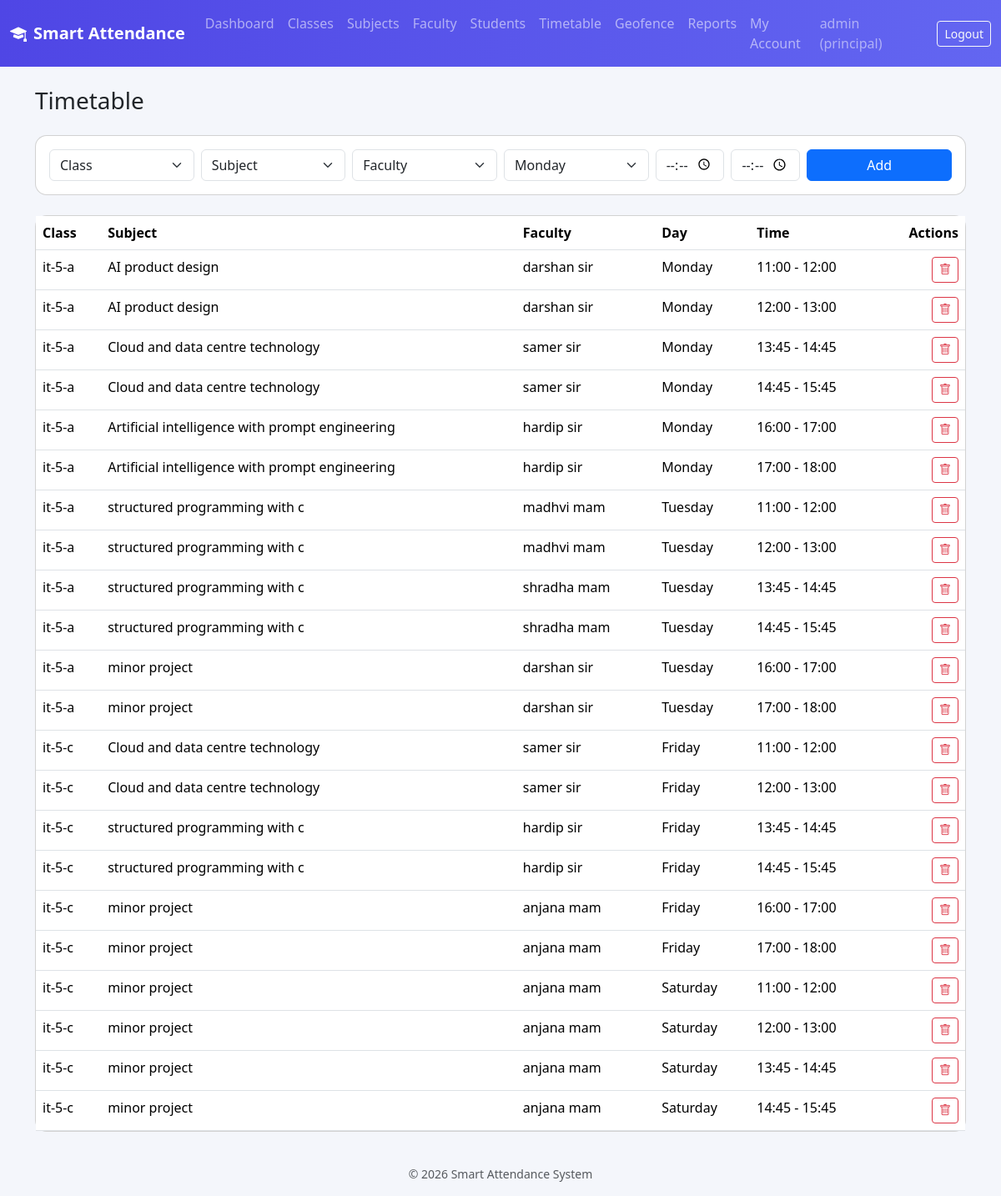
/principal/timetable (signed in), run on the app's committed database.
### models.py (models this page shows)
class User(db.Model, UserMixin):
    __tablename__ = "users"
    id = db.Column(db.Integer, primary_key=True)
    username = db.Column(db.String(80), unique=True, nullable=False)
    email = db.Column(db.String(120), unique=True, nullable=False)
    password_hash = db.Column(db.String(200), nullable=False)
    role = db.Column(db.String(20), nullable=False)  # principal / faculty / student
    created_at = db.Column(db.DateTime, default=datetime.utcnow)
    faculty_profile = db.relationship("Faculty", backref="user", uselist=False)
    student_profile = db.relationship("Student", backref="user", uselist=False)

class Timetable(db.Model):
    __tablename__ = "timetable"
    id = db.Column(db.Integer, primary_key=True)
    class_id = db.Column(db.Integer, db.ForeignKey("classes.id"), nullable=False)
    subject_id = db.Column(db.Integer, db.ForeignKey("subjects.id"), nullable=False)
    faculty_id = db.Column(db.Integer, db.ForeignKey("faculty.id"), nullable=False)
    day = db.Column(db.String(10), nullable=False)  # Monday..Sunday
    start_time = db.Column(db.Time, nullable=False)
    end_time = db.Column(db.Time, nullable=False)
    class_ = db.relationship("ClassModel", backref="timetable_entries")
    subject = db.relationship("Subject", backref="timetable_entries")
    faculty = db.relationship("Faculty", backref="timetable_entries")

class ClassModel(db.Model):
    __tablename__ = "classes"
    id = db.Column(db.Integer, primary_key=True)
    name = db.Column(db.String(80), unique=True, nullable=False)
    subjects = db.relationship("Subject", backref="class_", cascade="all, delete-orphan")
    students = db.relationship("Student", backref="class_", cascade="all, delete-orphan")
    location = db.relationship("ClassLocation", backref="class_", uselist=False,
                                cascade="all, delete-orphan")

class Subject(db.Model):
    __tablename__ = "subjects"
    id = db.Column(db.Integer, primary_key=True)
    name = db.Column(db.String(120), nullable=False)
    class_id = db.Column(db.Integer, db.ForeignKey("classes.id"), nullable=False)

class Faculty(db.Model):
    __tablename__ = "faculty"
    id = db.Column(db.Integer, primary_key=True)
    user_id = db.Column(db.Integer, db.ForeignKey("users.id"), nullable=False)
    name = db.Column(db.String(120), nullable=False)

### routes/principal.py (the view, shortened to what this page needs)
@principal_bp.route("/timetable", methods=["GET", "POST"])
@login_required
@role_required("principal")
def timetable():
    entries = Timetable.query.all()
    return render_template(
        "principal/timetable.html",
        entries=entries,
        classes=ClassModel.query.all(),
        subjects=Subject.query.all(),
        faculty_list=Faculty.query.all(),
    )

### app.py (called while the page is built)
@login_manager.user_loader
def load_user(user_id):
    return User.query.get(int(user_id))

### templates/principal/timetable.html (shortened to what this page needs)
{% extends "base.html" %}
{% block content %}
<h3 class="mb-4">Timetable</h3>
<div class="card p-3 mb-4">
  <form method="POST" class="row g-2">
    <div class="col-md-2">
      <select class="form-select" name="class_id" required>
        <option value="">Class</option>
      </select>
    </div>
    <div class="col-md-2">
      <select class="form-select" name="subject_id" required>
        <option value="">Subject</option>
      </select>
    </div>
    <div class="col-md-2">
      <select class="form-select" name="faculty_id" required>
        <option value="">Faculty</option>
      </select>
    </div>
    <div class="col-md-2">
      <select class="form-select" name="day" required>
        {% for d in ['Monday','Tuesday','Wednesday','Thursday','Friday','Saturday','Sunday'] %}
          <option value="{{ d }}">{{ d }}</option>
        {% endfor %}
      </select>
    </div>
    <div class="col-md-1"><input type="time" class="form-control" name="start_time" required></div>
    <div class="col-md-1"><input type="time" class="form-control" name="end_time" required></div>
    <div class="col-md-2"><button class="btn btn-primary w-100">Add</button></div>
  </form>
</div>
<div class="card">
  <table class="table mb-0">
    <thead><tr><th>Class</th><th>Subject</th><th>Faculty</th><th>Day</th><th>Time</th><th class="text-end">Actions</th></tr></thead>
    <tbody>
      {% for e in entries %}
      <tr>
        <td>{{ e.class_.name }}</td>
        <td>{{ e.subject.name }}</td>
        <td>{{ e.faculty.name }}</td>
        <td>{{ e.day }}</td>
        <td>{{ e.start_time.strftime('%H:%M') }} - {{ e.end_time.strftime('%H:%M') }}</td>
        <td class="text-end">
          <form method="POST" action="{{ url_for('principal.delete_timetable', entry_id=e.id) }}" onsubmit="return confirm('Delete this entry?')">
            <button class="btn btn-sm btn-outline-danger"><i class="bi bi-trash"></i></button>
          </form>
        </td>
      </tr>
      {% else %}
      <tr><td colspan="6" class="text-center text-muted py-4">No timetable entries yet.</td></tr>
      {% endfor %}
    </tbody>
  </table>
</div>
{% endblock %}

### templates/base.html (shortened to what this page needs)
<!DOCTYPE html>
<html lang="en">
<head>
<link href="https://cdn.jsdelivr.net/npm/bootstrap@5.3.3/dist/css/bootstrap.min.css" rel="stylesheet">
<link href="https://cdn.jsdelivr.net/npm/bootstrap-icons@1.11.3/font/bootstrap-icons.css" rel="stylesheet">
<link rel="stylesheet" href="{{ url_for('static', filename='css/style.css') }}">
</head>
<body>
{% if current_user.is_authenticated %}
<nav class="navbar navbar-expand-lg navbar-dark app-navbar">
  <div class="container-fluid">
    <a class="navbar-brand fw-bold" href="/"><i class="bi bi-mortarboard-fill me-2"></i>Smart Attendance</a>
    <div class="collapse navbar-collapse" id="nav">
      <ul class="navbar-nav me-auto">
        {% if current_user.role == 'principal' %}
        <li class="nav-item"><a class="nav-link" href="{{ url_for('principal.dashboard') }}">Dashboard</a></li>
        <li class="nav-item"><a class="nav-link" href="{{ url_for('principal.classes') }}">Classes</a></li>
        <li class="nav-item"><a class="nav-link" href="{{ url_for('principal.subjects') }}">Subjects</a></li>
        <li class="nav-item"><a class="nav-link" href="{{ url_for('principal.faculty') }}">Faculty</a></li>
        <li class="nav-item"><a class="nav-link" href="{{ url_for('principal.students') }}">Students</a></li>
        <li class="nav-item"><a class="nav-link" href="{{ url_for('principal.timetable') }}">Timetable</a></li>
        <li class="nav-item"><a class="nav-link" href="{{ url_for('principal.locations') }}">Geofence</a></li>
        <li class="nav-item"><a class="nav-link" href="{{ url_for('principal.attendance_report') }}">Reports</a></li>
        <li class="nav-item"><a class="nav-link" href="{{ url_for('principal.settings') }}">My Account</a></li>
        {% elif current_user.role == 'faculty' %}
        <li class="nav-item"><a class="nav-link" href="{{ url_for('faculty.dashboard') }}">Dashboard</a></li>
        <li class="nav-item"><a class="nav-link" href="{{ url_for('faculty.settings') }}">My Account</a></li>
        {% endif %}
      </ul>
      <span class="navbar-text text-white-50 me-3">{{ current_user.username }} ({{ current_user.role }})</span>
      <a class="btn btn-outline-light btn-sm" href="{{ url_for('auth.logout') }}">Logout</a>
    </div>
  </div>
</nav>
{% endif %}
<div class="container py-4">
  {% block content %}{% endblock %}
</div>
<footer class="text-center text-muted small py-3">&copy; {{ current_year }} Smart Attendance System</footer>
</body>
</html>

### static/css/style.css (style rules this page uses)
body { background: #f4f6fb; font-family: 'Segoe UI', system-ui, sans-serif; }
.app-navbar { background: linear-gradient(90deg, #4f46e5, #6366f1); }
.card { border-radius: 14px; }
table thead { background: #eef0fb; }

### data on the page
User: username "admin", role "principal"
Timetable: class_.name "it-5-a", subject.name "AI product design", faculty.name "darshan sir", day "Monday", start_time "11:00", end_time "12:00"
Timetable: class_.name "it-5-a", subject.name "AI product design", faculty.name "darshan sir", day "Monday", start_time "12:00", end_time "13:00"
Timetable: class_.name "it-5-a", subject.name "Cloud and data centre technology", faculty.name "samer sir", day "Monday", start_time "13:45", end_time "14:45"
Timetable: class_.name "it-5-a", subject.name "Cloud and data centre technology", faculty.name "samer sir", day "Monday", start_time "14:45", end_time "15:45"
Timetable: class_.name "it-5-a", subject.name "Artificial intelligence with prompt engineering", faculty.name "hardip sir", day "Monday", start_time "16:00", end_time "17:00"
Timetable: class_.name "it-5-a", subject.name "Artificial intelligence with prompt engineering", faculty.name "hardip sir", day "Monday", start_time "17:00", end_time "18:00"
Timetable: class_.name "it-5-a", subject.name "structured programming with c", faculty.name "madhvi mam", day "Tuesday", start_time "11:00", end_time "12:00"
Timetable: class_.name "it-5-a", subject.name "structured programming with c", faculty.name "madhvi mam", day "Tuesday", start_time "12:00", end_time "13:00"
Timetable: class_.name "it-5-a", subject.name "structured programming with c", faculty.name "shradha mam", day "Tuesday", start_time "13:45", end_time "14:45"
Timetable: class_.name "it-5-a", subject.name "structured programming with c", faculty.name "shradha mam", day "Tuesday", start_time "14:45", end_time "15:45"
Timetable: class_.name "it-5-a", subject.name "minor project", faculty.name "darshan sir", day "Tuesday", start_time "16:00", end_time "17:00"
Timetable: class_.name "it-5-a", subject.name "minor project", faculty.name "darshan sir", day "Tuesday", start_time "17:00", end_time "18:00"
Timetable: class_.name "it-5-c", subject.name "Cloud and data centre technology", faculty.name "samer sir", day "Friday", start_time "11:00", end_time "12:00"
Timetable: class_.name "it-5-c", subject.name "Cloud and data centre technology", faculty.name "samer sir", day "Friday", start_time "12:00", end_time "13:00"
Timetable: class_.name "it-5-c", subject.name "structured programming with c", faculty.name "hardip sir", day "Friday", start_time "13:45", end_time "14:45"
Timetable: class_.name "it-5-c", subject.name "structured programming with c", faculty.name "hardip sir", day "Friday", start_time "14:45", end_time "15:45"
Timetable: class_.name "it-5-c", subject.name "minor project", faculty.name "anjana mam", day "Friday", start_time "16:00", end_time "17:00"
Timetable: class_.name "it-5-c", subject.name "minor project", faculty.name "anjana mam", day "Friday", start_time "17:00", end_time "18:00"
Timetable: class_.name "it-5-c", subject.name "minor project", faculty.name "anjana mam", day "Saturday", start_time "11:00", end_time "12:00"
Timetable: class_.name "it-5-c", subject.name "minor project", faculty.name "anjana mam", day "Saturday", start_time "12:00", end_time "13:00"
Timetable: class_.name "it-5-c", subject.name "minor project", faculty.name "anjana mam", day "Saturday", start_time "13:45", end_time "14:45"
Timetable: class_.name "it-5-c", subject.name "minor project", faculty.name "anjana mam", day "Saturday", start_time "14:45", end_time "15:45"

### other printed values
form field day "Monday"
